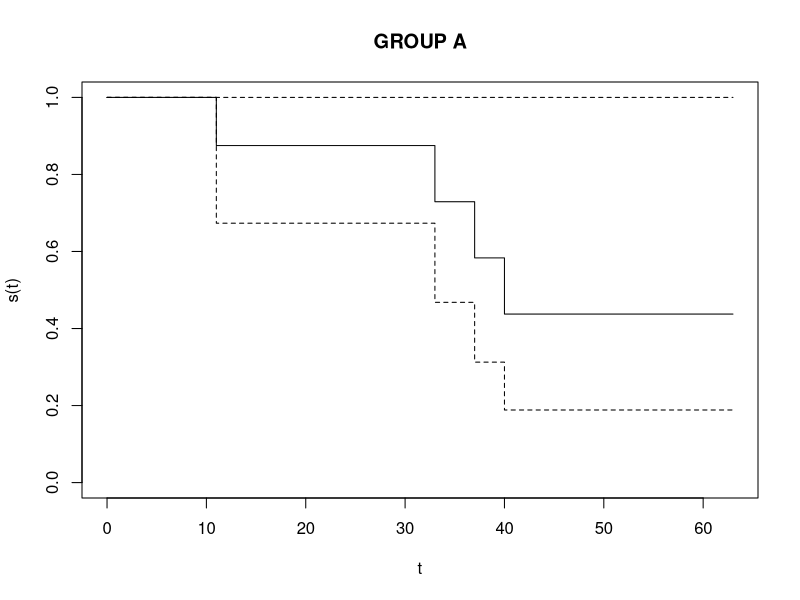
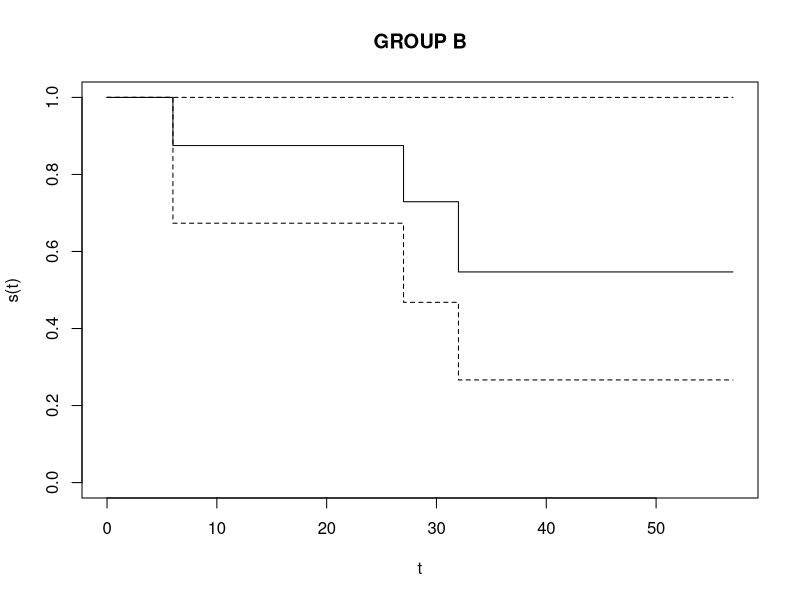

These figures' R source, in order:
###QUESTION ONE
setwd("C:/Users/user/Desktop/R DIRECTORY")
library(survival)
library(ggplot2)
#group A<-c(63+, 59+, 57+, 40, 37, 33, 21+, 11)
Time1<-c(63, 59, 57, 40, 37, 33, 21, 11 )
Status1<-c(0,0,0,1,1,1,0,1)
Surv(Time1,Status1)
survfit(Surv(Time1,Status1)~1)
summary(survfit(Surv(Time1,Status1)~1))
m<-plot(survfit(Surv(Time1,Status1)~1),main="GROUP A",xlab = 't',ylab = 's(t)')

#group B<-c(: 57+, 51+, 44+, 32, 27, 27+, 10+, 6)
Time2<-c( 57, 51, 44, 32, 27, 27, 10, 6)
Status2<-c(0,0,0,1,1,0,0,1)
Surv(Time2,Status2)
survfit(Surv(Time2,Status2)~1)
philip2<-summary(survfit(Surv(Time2,Status2)~1))
philip2
n<-plot(survfit(Surv(Time2,Status2)~1),main="GROUP B",xlab='t',ylab='s(t)')

